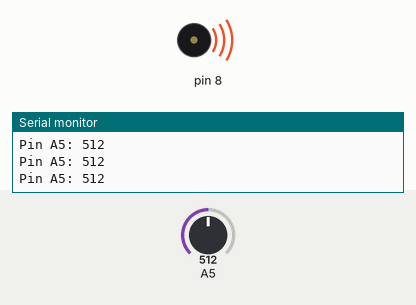
Simulated run of this sketch. Board: Arduino Uno, built with avr-gcc and run on an emulated ATmega328P. Parts: buzzer (waves = sounding), the last lines printed to the serial monitor. Inputs (shaded band) come from the test bench; at power-on: A5 = 512.

Above: at 1.2 s.
1.3 s: A5 set to 418
2.8 s: A5 set to 383
At 3.4 s:
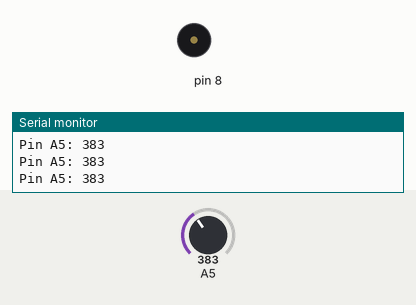
4.3 s: A5 set to 410
At 4.8 s:
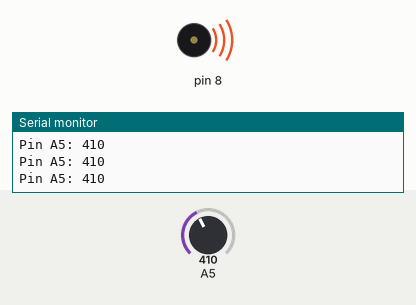
5.8 s: A5 set to 390
At 6.1 s:
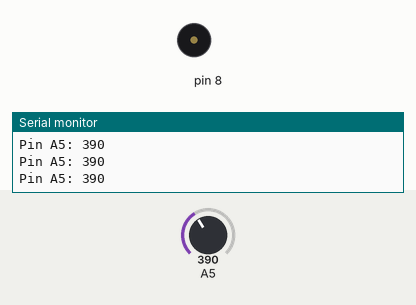
Timing chart, 0 to 8.3 s (numbered marks = the images above; inputs shaded):
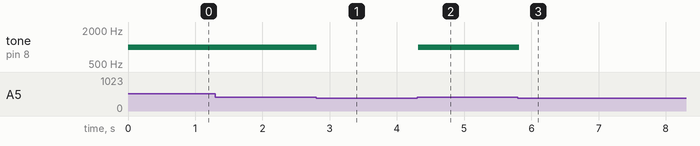

The sketch:

MQ2-Sensor.ino
```cpp
void setup() {
  pinMode(8, OUTPUT);
  pinMode(A5, INPUT);
  Serial.begin(9600);
}

void loop() {
  int analogSensor = analogRead(A5);

  Serial.print("Pin A5: ");
  Serial.println(analogSensor);
  // Checks if it has reached the threshold value
  if (analogSensor > 400)
  {
    tone(8, 1000, 200);
  }
  else
  {
    noTone(8);
  }
  delay(100);
}
```

Measured:
- the behaviour switches between 401 and 400 on A5 (found by bisection; images 0 and 1)
- after the input at 2.8 s, tone on pin 8: 1000 Hz → silent at once
- after the input at 4.3 s, tone on pin 8: silent → 1000 Hz at once
- after the input at 5.8 s, tone on pin 8: 1000 Hz → silent at once
